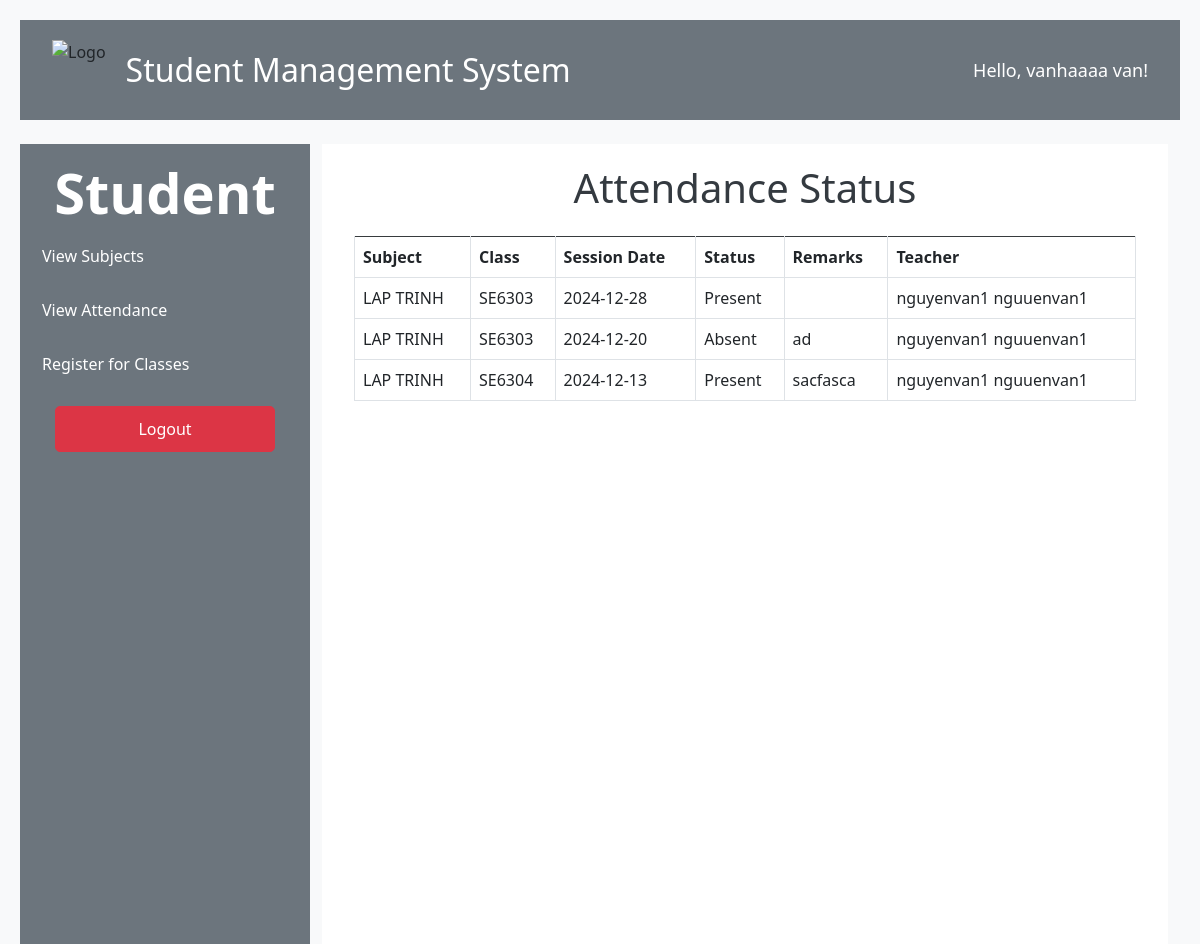
The app's page /index.php?page=view_attendance (signed in) with its own data.
### tables this page shows
CREATE TABLE `Users` (
  `UserID` int(11) NOT NULL,
  `Username` varchar(50) NOT NULL,
  `Password` varchar(255) NOT NULL,
  `FirstName` varchar(50) DEFAULT 'Unknown',
  `LastName` varchar(50) DEFAULT 'Unknown',
  `Email` varchar(100) NOT NULL,
  `Phone` varchar(15) DEFAULT NULL,
  `RoleID` int(11) NOT NULL,
  `CreatedAt` timestamp NOT NULL DEFAULT current_timestamp()
);

CREATE TABLE `Attendance` (
  `AttendanceID` int(11) NOT NULL,
  `SessionID` int(11) NOT NULL,
  `UserID` int(11) NOT NULL,
  `StatusID` enum('Present','Absent','Late') NOT NULL,
  `Remarks` varchar(255) DEFAULT '',
  `CreatedAt` timestamp NOT NULL DEFAULT current_timestamp()
);

CREATE TABLE `Subjects` (
  `SubjectID` int(11) NOT NULL,
  `SubjectName` varchar(100) NOT NULL,
  `TeacherID` int(11) DEFAULT NULL
);

CREATE TABLE `Classes` (
  `ClassID` int(11) NOT NULL,
  `ClassName` varchar(50) NOT NULL
);

CREATE TABLE `Sessions` (
  `SessionID` int(11) NOT NULL,
  `SubjectID` int(11) NOT NULL,
  `ClassID` int(11) DEFAULT NULL,
  `TeacherID` int(11) NOT NULL,
  `Date` date NOT NULL,
  `StartTime` time NOT NULL,
  `EndTime` time NOT NULL,
  `CreatedBy` int(11) NOT NULL,
  `CreatedAt` timestamp NOT NULL DEFAULT current_timestamp()
);

### student_attendance.php (the view, shortened to what this page needs)
<?php
$servername = "localhost";
$username = "root";
$password = "";
$database = "StudentManagement";
$conn = new mysqli($servername, $username, $password, $database);
$userId = 39;
$sql = "
    SELECT
        sub.SubjectName,
        c.ClassName,
        s.Date AS SessionDate,
        a.StatusID,
        a.Remarks,
        CONCAT(u.FirstName, ' ', u.LastName) AS TeacherName
    FROM Attendance a
    INNER JOIN Sessions s ON a.SessionID = s.SessionID
    INNER JOIN Classes c ON s.ClassID = c.ClassID
    INNER JOIN Subjects sub ON s.SubjectID = sub.SubjectID
    LEFT JOIN Users u ON sub.TeacherID = u.UserID
    WHERE a.UserID = $userId
    ORDER BY s.Date DESC, c.ClassName, sub.SubjectName
";
$result = $conn->query($sql);
?>
<!DOCTYPE html>
<html lang="en">
<head>
    <link href="https://cdn.jsdelivr.net/npm/bootstrap@5.3.0-alpha1/dist/css/bootstrap.min.css" rel="stylesheet">
</head>
<body>
    <div class="container">
        <h1 class="text-center mb-4">Attendance Status</h1>
        <?php if ($result && $result->num_rows > 0) { ?>
            <table class="table table-bordered table-hover">
                <thead class="table-dark">
                    <tr>
                        <thead style="background-color: black; color: white;">
                        <th>Subject</th>
                        <th>Class</th>
                        <th>Session Date</th>
                        <th>Status</th>
                        <th>Remarks</th>
                        <th>Teacher</th>
                    </tr>
                </thead>
                <tbody>
                    <?php while ($row = $result->fetch_assoc()) {
                    ?>
                        <tr>
                            <td><?php echo $row['SubjectName']; ?></td>
                            <td><?php echo $row['ClassName']; ?></td>
                            <td><?php echo $row['SessionDate']; ?></td>
                            <td><?php echo $row['StatusID']; ?></td>
                            <td><?php echo $row['Remarks']; ?></td>
                            <td><?php echo $row['TeacherName']; ?></td>
                        </tr>
                    <?php } ?>
                </tbody>
            </table>
        <?php } else { ?>
            <p class="text-center text-danger">No attendance data found.</p>
        <?php } ?>
    </div>
</body>
</html>

### index.php (shortened to what this page needs)
<?php
include 'db_connection.php';
try {
    $userID = $_SESSION['UserID'];
    $stmt = $conn->prepare("SELECT FirstName, LastName FROM Users WHERE UserID = :userID");
    $stmt->bindParam(':userID', $userID, PDO::PARAM_INT);
    $stmt->execute();
    $user = $stmt->fetch(PDO::FETCH_ASSOC);
    if ($user) {
        $username = $user['FirstName'] . ' ' . $user['LastName'];
    } else {
        $username = 'Guest';
    }
} catch (PDOException $e) {
    echo "Error: " . $e->getMessage();
    exit;
}
$roleID = $_SESSION['RoleID'];
?>
<!DOCTYPE html>
<html lang="en">
<head>
    <link href="https://cdn.jsdelivr.net/npm/bootstrap@5.3.0-alpha3/dist/css/bootstrap.min.css" rel="stylesheet">
</head>
<body>
    <nav class="navbar navbar-dark" style="background-color: #6c757d; padding: 20px;">
        <div class="container-fluid d-flex align-items-center justify-content-between">
            <div class="d-flex align-items-center">
                <img src="https://encrypted-tbn0.gstatic.com/images?q=tbn:ANd9GcS4K-tjpKQ_HjUjmO_g2VBQqIfvzd59QHPHSg&s" alt="Logo" style="height: 60px; margin-right: 20px;">
                <span style="font-size: 32px; color: white;">Student Management System</span>
            </div>
            <div class="text-white" style="font-size: 18px; margin-left: auto;">
                Hello, <?= htmlspecialchars($username); ?>!
            </div>
        </div>
    </nav>
    <div class="container-fluid mt-4">
        <div class="row">
            <div class="col-md-3 sidebar">
                <?php if ($roleID == 1): ?>
                    <h4 class="text-white" style="text-align: center; font-weight: bold; font-size: 3.5em;">Admin</h4>
                    <a href="?page=manage_users">Manage Users</a>
                    <a href="?page=manage_classes">Manage Classes</a>
                    <a href="?page=manage_subjects">Manage Subjects</a>
                    <a href="?page=manage_sessions">Manage Session</a>
                    <a href="?page=manage_attendance">Manage Attendance</a>
                <?php elseif ($roleID == 3): ?>
                    <h4 class="text-white" style="text-align: center; font-weight: bold; font-size: 3.5em;">Student</h4>
                    <a href="?page=view_subjects">View Subjects</a>
                    <a href="?page=view_attendance">View Attendance</a>
                    <a href="?page=register_classes">Register for Classes</a>
                <?php endif; ?>
                <div class="logout">
                    <a href="logout.php" class="btn btn-danger">Logout</a>
                </div>
            </div>
            <div class="col-md-9">
                <div class="content">
                    <?php
                    if (isset($_GET['page'])) {
                        $page = $_GET['page'];
                        if ($roleID == 1) {
                            if ($page == 'manage_users') {
                                include 'admin_users.php';
                            } elseif ($page == 'manage_classes') {
                                include 'admin_classes.php';
                            } elseif ($page == 'manage_subjects') {
                                include 'admin_subjects.php';
                            } elseif ($page == 'manage_sessions') {
                                include 'admin_sessions.php';
                            } elseif ($page == 'manage_attendance') {
                                include 'admin_attendance.php';
                            }
                        } elseif ($roleID == 3) {
                            if ($page == 'view_subjects') {
                                include 'student_subjects.php';
                            } elseif ($page == 'view_attendance') {
                                include 'student_attendance.php';
                            } elseif ($page == 'register_classes') {
                                include 'student_register_classes.php';
                            }
                        } else {
                            echo "<h5 class='text-danger'>Access Denied!</h5>";
                        }
                    }
                    ?>
                </div>
            </div>
        </div>
    </div>
</body>
</html>

### index.php (style rules this page uses)
body { margin: 0; padding: 0; background-color: #f4f7fc; height: 100vh; overflow-x: hidden; }
.navbar { background-color: #343a40; padding: 10px; }
.sidebar { height: 100vh; background-color: #6c757d; padding: 15px; margin: 0; }
.sidebar a { color: white; text-decoration: none; display: block; margin-bottom: 10px; padding: 10px; border-radius: 5px; transition: background-color 0.3s; }
.content { padding: 20px; background-color: white; border-radius: 0px; box-shadow: none; margin: 0; height: 100vh; overflow-y: auto; }
.logout { text-align: center; margin-top: 20px; }
.logout a { padding: 10px 20px; font-size: 16px; width: 220px; text-align: center; display: inline-block; }
.container-fluid { padding: 0; }

### student_attendance.php (style rules this page uses)
body { padding: 20px; background-color: #f8f9fa; }
table { background-color: #ffffff; border-radius: 5px; }
h1 { color: #343a40; }

### records on screen
users: username "vanhaaaa van"
attendance: subjects.SubjectName "LAP TRINH", classes.ClassName "SE6303", SessionID.Date "2024-12-28", StatusID "Present", TeacherName "nguyenvan1 nguuenvan1"
attendance: subjects.SubjectName "LAP TRINH", classes.ClassName "SE6303", SessionID.Date "2024-12-20", StatusID "Absent", Remarks "ad", TeacherName "nguyenvan1 nguuenvan1"
attendance: subjects.SubjectName "LAP TRINH", classes.ClassName "SE6304", SessionID.Date "2024-12-13", StatusID "Present", Remarks "sacfasca", TeacherName "nguyenvan1 nguuenvan1"
